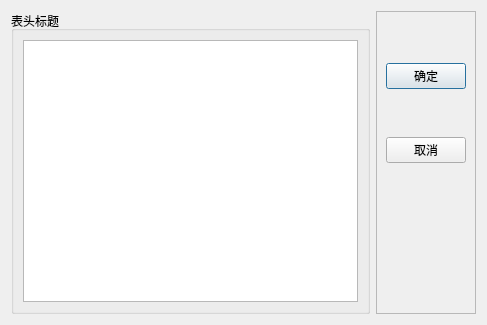
<?xml version="1.0" encoding="UTF-8"?>
<ui version="4.0">
 <class>TDialogHeaders</class>
 <widget class="QDialog" name="TDialogHeaders">
  <property name="geometry">
   <rect>
    <x>0</x>
    <y>0</y>
    <width>487</width>
    <height>325</height>
   </rect>
  </property>
  <property name="windowTitle">
   <string>Dialog</string>
  </property>
  <layout class="QHBoxLayout" name="horizontalLayout">
   <item>
    <widget class="QGroupBox" name="groupBox">
     <property name="title">
      <string>表头标题</string>
     </property>
     <layout class="QGridLayout" name="gridLayout">
      <item row="0" column="0">
       <widget class="QListView" name="listView"/>
      </item>
     </layout>
    </widget>
   </item>
   <item>
    <widget class="QFrame" name="frame">
     <property name="frameShape">
      <enum>QFrame::StyledPanel</enum>
     </property>
     <property name="frameShadow">
      <enum>QFrame::Raised</enum>
     </property>
     <layout class="QVBoxLayout" name="verticalLayout">
      <item>
       <spacer name="verticalSpacer_5">
        <property name="orientation">
         <enum>Qt::Vertical</enum>
        </property>
        <property name="sizeHint" stdset="0">
         <size>
          <width>20</width>
          <height>18</height>
         </size>
        </property>
       </spacer>
      </item>
      <item>
       <widget class="QPushButton" name="pushButton">
        <property name="text">
         <string>确定</string>
        </property>
       </widget>
      </item>
      <item>
       <spacer name="verticalSpacer_4">
        <property name="orientation">
         <enum>Qt::Vertical</enum>
        </property>
        <property name="sizeHint" stdset="0">
         <size>
          <width>20</width>
          <height>30</height>
         </size>
        </property>
       </spacer>
      </item>
      <item>
       <widget class="QPushButton" name="pushButton_2">
        <property name="text">
         <string>取消</string>
        </property>
       </widget>
      </item>
      <item>
       <spacer name="verticalSpacer">
        <property name="orientation">
         <enum>Qt::Vertical</enum>
        </property>
        <property name="sizeHint" stdset="0">
         <size>
          <width>20</width>
          <height>30</height>
         </size>
        </property>
       </spacer>
      </item>
      <item>
       <spacer name="verticalSpacer_2">
        <property name="orientation">
         <enum>Qt::Vertical</enum>
        </property>
        <property name="sizeHint" stdset="0">
         <size>
          <width>20</width>
          <height>30</height>
         </size>
        </property>
       </spacer>
      </item>
      <item>
       <spacer name="verticalSpacer_3">
        <property name="orientation">
         <enum>Qt::Vertical</enum>
        </property>
        <property name="sizeHint" stdset="0">
         <size>
          <width>20</width>
          <height>58</height>
         </size>
        </property>
       </spacer>
      </item>
     </layout>
    </widget>
   </item>
  </layout>
 </widget>
 <resources/>
 <connections>
  <connection>
   <sender>pushButton</sender>
   <signal>clicked()</signal>
   <receiver>TDialogHeaders</receiver>
   <slot>accept()</slot>
   <hints>
    <hint type="sourcelabel">
     <x>417</x>
     <y>74</y>
    </hint>
    <hint type="destinationlabel">
     <x>243</x>
     <y>162</y>
    </hint>
   </hints>
  </connection>
  <connection>
   <sender>pushButton_2</sender>
   <signal>clicked()</signal>
   <receiver>TDialogHeaders</receiver>
   <slot>reject()</slot>
   <hints>
    <hint type="sourcelabel">
     <x>417</x>
     <y>147</y>
    </hint>
    <hint type="destinationlabel">
     <x>243</x>
     <y>162</y>
    </hint>
   </hints>
  </connection>
 </connections>
</ui>
